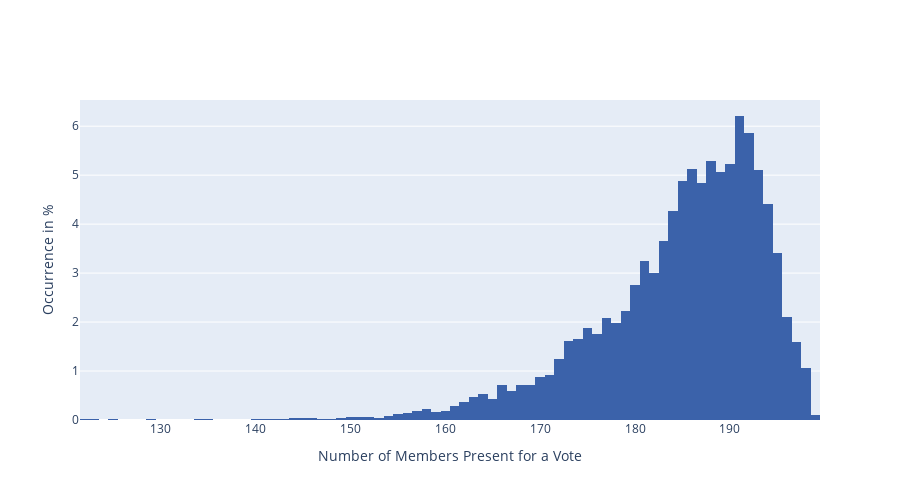
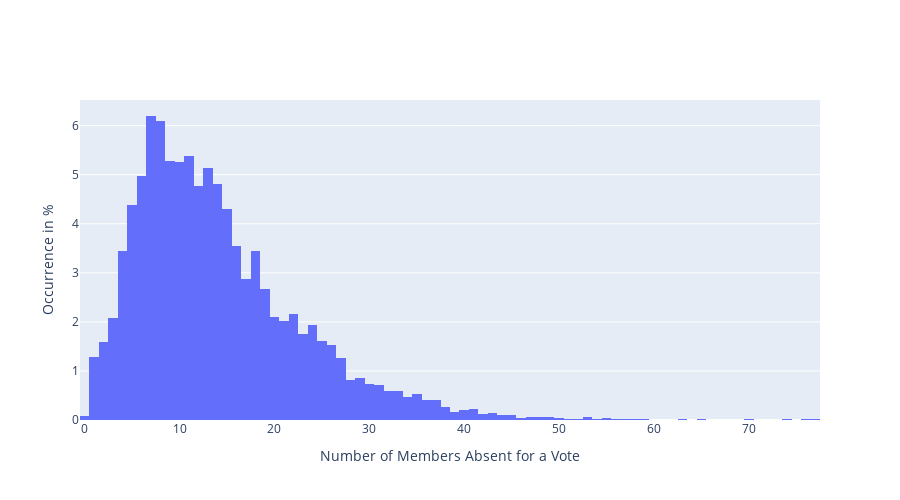

Notebook code cell kept with these figures, in order:
### Code cell
def showVoteDist(votes):
    #histogramm of how many members votes yes, no, abstain per vote
    present = []
    absent = []
    for v in votes:
        s = len(v.yes) + len(v.no) + len(v.abstain)
        present.append(s)
        absent.append(len(v.novote))
    
    fig = go.Figure(data=[go.Histogram(x=present, histnorm='percent', marker_color='rgb(59,98,170)')])
    fig.update_layout(#title='Partisipation of National Council Members in 50th legislature',
                   xaxis_title='Number of Members Present for a Vote',
                   yaxis_title='Occurrence in %', height=500, width=900)
    fig.show()

    fig = go.Figure(data=[go.Histogram(x=absent, histnorm='percent')])
    fig.update_layout(#title='Partisipation of National Council Members in 50th legislature',
                   xaxis_title='Number of Members Absent for a Vote',
                   yaxis_title='Occurrence in %', height=500, width=900)
    fig.show()
showVoteDist(data.votes)

### Figure 1 — Plotly figure (JSON) as saved in the notebook; plotly's stock layout.template omitted (floating-point values rounded to 4 significant figures; data arrays with more than 128 entries replaced by an {"elided": "..."} marker saying what was removed)
{"data": [{"histnorm": "percent", "marker": {"color": "rgb(59,98,170)"}, "type": "histogram", "x": {"elided": "9004 int values"}}], "layout": {"height": 500, "width": 900, "xaxis": {"title": {"text": "Number of Members Present for a Vote"}}, "yaxis": {"title": {"text": "Occurrence in %"}}}}

### Figure 2 — Plotly figure (JSON) as saved in the notebook; plotly's stock layout.template omitted (floating-point values rounded to 4 significant figures; data arrays with more than 128 entries replaced by an {"elided": "..."} marker saying what was removed)
{"data": [{"histnorm": "percent", "type": "histogram", "x": {"elided": "9004 int values"}}], "layout": {"height": 500, "width": 900, "xaxis": {"title": {"text": "Number of Members Absent for a Vote"}}, "yaxis": {"title": {"text": "Occurrence in %"}}}}
